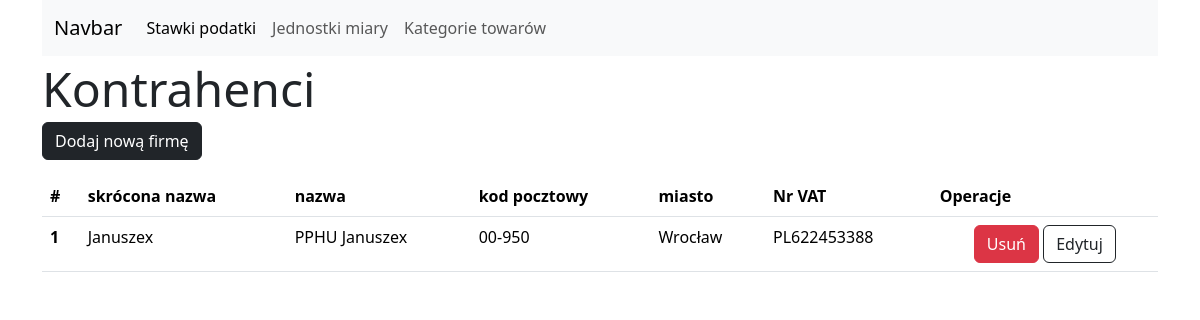
Page /companies/list on the committed database.
### tables this page shows
CREATE TABLE companies (
	id INTEGER NOT NULL, 
	short_name VARCHAR(15) NOT NULL, 
	name VARCHAR, 
	name_cont VARCHAR, 
	street VARCHAR(35), 
	postal_code VARCHAR(7), 
	"VAT_number" VARCHAR(15), 
	city VARCHAR(25), 
	PRIMARY KEY (id)
);

### blueprints/companies_bp.py (the view)
@companies_blueprint.route('/companies/list')
def list_tax_rates():
    request_params = request.args.to_dict()
    if request_params and request_params.get('mode') == 'remove':
        id_elem = request_params.get('id_elem')
        if id_elem:
            db.remove_company(int(id_elem))
            return redirect('/companies/list')
    list_data = db.show_all_companies()
    return render_template('simple_forms/companies.html', list_data=list_data, settings=settings, page_state='list')

### db_cms/db_cms_core.py (called while the page is built)
    def __show_all_elements(self, table):
        selected = select([table])
        with self.__engine__.connect() as conn:
            return conn.execute(selected).all()

    def show_all_companies(self):
        return self.__show_all_elements(self.companies)

### templates/simple_forms/companies.html (shortened to what this page needs)
{% extends "simple_forms/base.html" %}
{% from 'bootstrap5/form.html' import render_field %}
    {% block element_list %}
    {% if page_state == 'list': %}
        <a href="/companies/new" class="btn btn-dark">{{settings['button_name']}}</a>
    {% endif %}
    {% if list_data: %}
    <table class="table my-3">
        <thead>
        <tr>
            <th scope="col">#</th>
            {% for column_title in settings['table_headers']: %}
            <th scope="col">{{column_title}}</th>
            {% endfor%}
            <th scope="col">Operacje</th>
        </tr>
        </thead>
        <tbody>
        {% for row in list_data: %}
        <tr>
            <th scope="row">{{loop.index}}</th>
            <td>{{row['short_name']}}</td>
            <td>{{row['name']}}</td>
            <td>{{row['postal_code']}}</td>
            <td>{{row['city']}}</td>
            <td>{{row['VAT_number']}}</td>
            <td class="text-center">
                <button class="btn btn-danger remove-button" data-bs-toggle="modal" data-bs-target="#deleteElementModal"
                        data-id="{{row['id']}}"  data-name="{{row['short_name']}}">Usuń
                </button>
                <a class="btn border-1 border-dark" href="{{'/companies/edit/' ~ row['id']}}">Edytuj</a>
            </td>
        </tr>
        {% endfor %}
        </tbody>
    </table>
    {% endif %}
    {% endblock %}

### rows in the picture
companies: short_name "Januszex", name "PPHU Januszex", postal_code "00-950", city "Wrocław", VAT_number "PL622453388"

### other values in the picture
{{ settings['title'] }} "Kontrahenci"
{{ settings['button_name'] }} "Dodaj nową firmę"
{{ column_title }} "skrócona nazwa" "nazwa" "kod pocztowy" "miasto" "Nr VAT"
